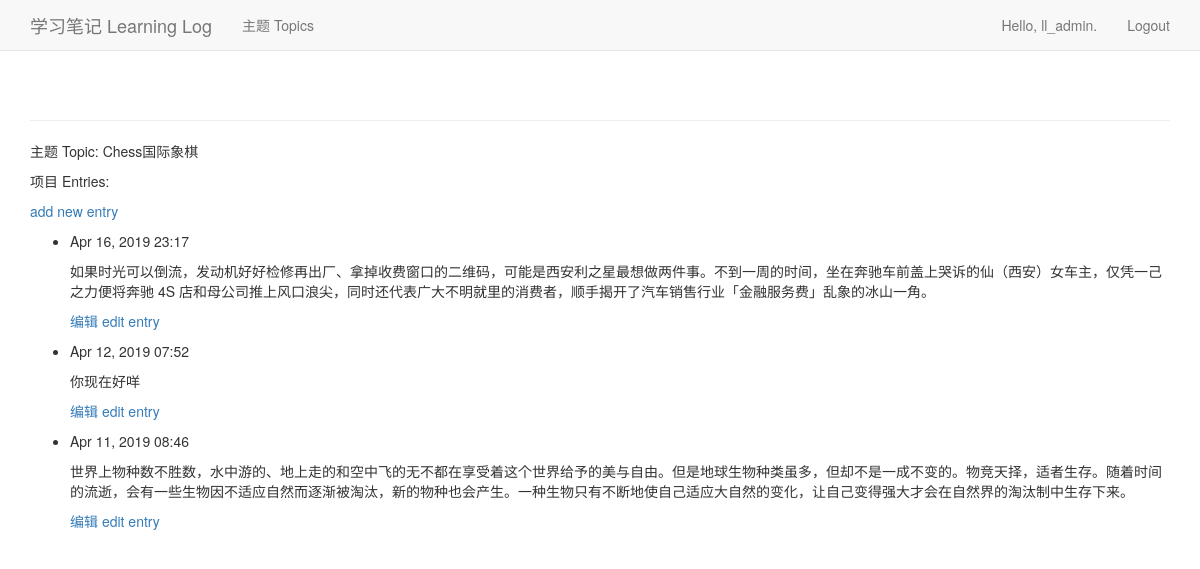
The page /topics/1/ (signed in) on the database its author committed.
### learning_logs/models.py (models this page shows, shortened)
class Topic(models.Model):
    text = models.CharField(max_length=200)
    date_added = models.DateTimeField(auto_now_add=True)
    owner = models.ForeignKey(User, on_delete=models.CASCADE)
    def __str__(self):
        return self.text

class Entry(models.Model):
    topic = models.ForeignKey(Topic, on_delete=models.CASCADE)
    text = models.TextField()
    date_added = models.DateTimeField(auto_now_add=True)
    class Meta:
        verbose_name_plural = 'entries'

### learning_logs/views.py (the view)
# urls.py: path('topics/<topic_id>/', views.topic, name='topic'),
@login_required
def topic(request, topic_id):
    topic = Topic.objects.get(id=topic_id)
    if topic.owner != request.user:
        raise Http404
    entries = topic.entry_set.order_by('-date_added')
    context = {'topic': topic, 'entries': entries}
    return render(request, 'learning_logs/topic.html', context)

### learning_logs/templates/learning_logs/topic.html
{% extends 'learning_logs/base.html' %}
{% block content %}
<p>主题 Topic: {{ topic }}</p>
<p>项目 Entries:</p>
<p>
    <a href="{% url 'learning_logs:new_entry' topic.id %}">add new entry</a>
</p>
<ul>
    {% for entry in entries %}
    <li>
        <p>{{ entry.date_added|date:'M d, Y H:i' }}</p>
        <p>{{ entry.text|linebreaks }}</p>
        <p>
            <a href="{% url 'learning_logs:edit_entry' entry.id %}">编辑 edit entry</a>
        </p>
    </li>
    {% empty %}
    <li>您还未添加任何主题喔 No topics have been added yet.</li>
    {% endfor %}
</ul>
{% endblock content %}

### learning_logs/templates/learning_logs/base.html (shortened to what this page needs)
{% load bootstrap3 %}
<!DOCTYPE html>
<html lang="en">
<head>
    {% bootstrap_css %}
</head>
<body>
    <nav class="navbar navbar-default navbar-static-top">
        <div class="container">
            <div class="navbar-header">
                <a class="navbar-brand" href="{% url 'learning_logs:index' %}">学习笔记 Learning Log</a>
            </div>
            <div id="navbar" class="navbar-collapse collapse">
                <ul class="nav navbar-nav">
                    <li><a href="{% url 'learning_logs:topics' %}">主题 Topics</a></li>
                </ul>
                <ul class="nav navbar-nav navbar-right">
                    {% if user.is_authenticated %}
                    <li><a>Hello, {{ user.username }}.</a></li>
                    <li><a href="{% url 'users:logout' %}">Logout</a></li>
                    {% else %}
                    <li><a href="{% url 'users:register' %}">Register</a></li>
                    <li><a href="{% url 'users:login' %}">Login</a></li>
                    {% endif %}
                </ul>
            </div>
        </div>
    </nav>
    <div class="container">
        <div class="page-header">
        </div>
        <div>
            {% block content %}{% endblock content %}
        </div>
    </div>
</body>
</html>

### rows shown on the page
Topic: text "Chess国际象棋"
Entry: date_added "Apr 16, 2019 23:17", text "如果时光可以倒流，发动机好好检修再出厂、拿掉收费窗口的二维码，可能是西安利之星最想做两件事。不到一周的时间，坐在奔驰车前盖上哭诉的仙（西安）女车主，仅凭一己之力便将奔驰 4S 店和母公司推上风口浪尖，同时还代表广大不明就里的消费者，顺手揭开了汽车销售行业「金融服务费」乱象的冰山一角。"
Entry: date_added "Apr 12, 2019 07:52", text "你现在好咩"
Entry: date_added "Apr 11, 2019 08:46", text "世界上物种数不胜数，水中游的、地上走的和空中飞的无不都在享受着这个世界给予的美与自由。但是地球生物种类虽多，但却不是一成不变的。物竞天择，适者生存。随着时间的流逝，会有一些生物因不适应自然而逐渐被淘汰，新的物种也会产生。一种生物只有不断地使自己适应大自然的变化，让自己变得强大才会在自然界的淘汰制中生存下来。"

### other values the page prints
{{ user.username }} "ll_admin"
